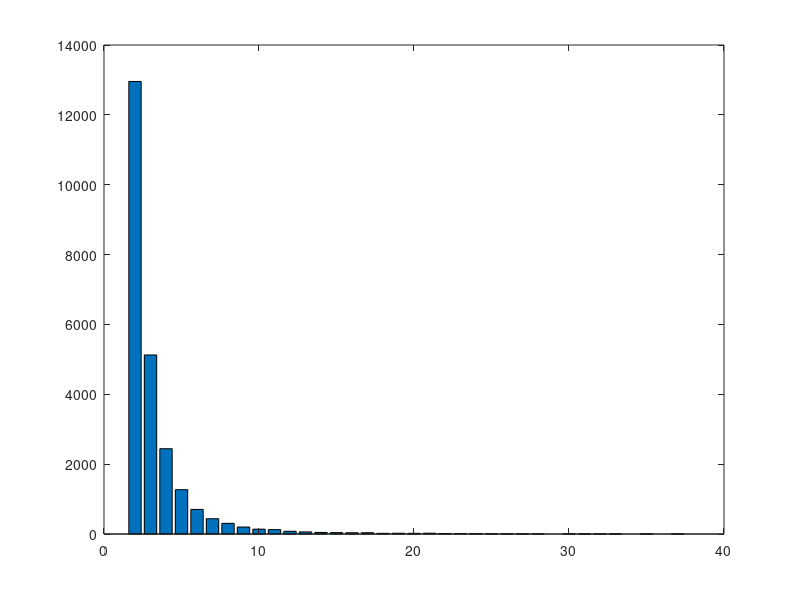
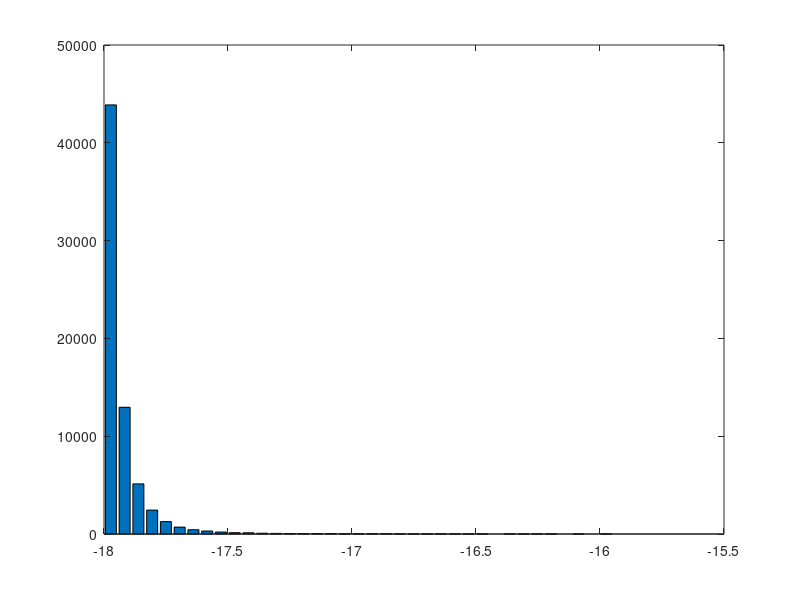

These charts were generated, in order, by the following MATLAB code:
clc;
clear;
load ('STREET CRIMES');
x=A(:,5);
x=sort(x);
d=diff([x;max(x)+1]);
count = diff(find([1;d])) ;
y =[x(find(d)) count];
 y(1,:)=[];
%  yy=[1,2,3,4,5,6,7]
 figure;
 bar(y(:,1),y(:,2));
poissfit(y(:,2))
% count = 0;
% sum = 0 ;
% for i=1:size(y,1)
%     count =  count+y(i,2);
%     sum = sum+y(i,1)*y(i,2);
%     
% end
% 
% mean = sum/count;
% 
 for i=1:size(x,1)
     x(i)=(x(i)-325)/sqrt(325);
 end
 x=sort(x);
 d=diff([x;max(x)+1]);
 count = diff(find([1;d])) ;
 y =[x(find(d)) count];
 figure;
 bar(y(:,1),y(:,2));
%  hist(y(:,2)')

